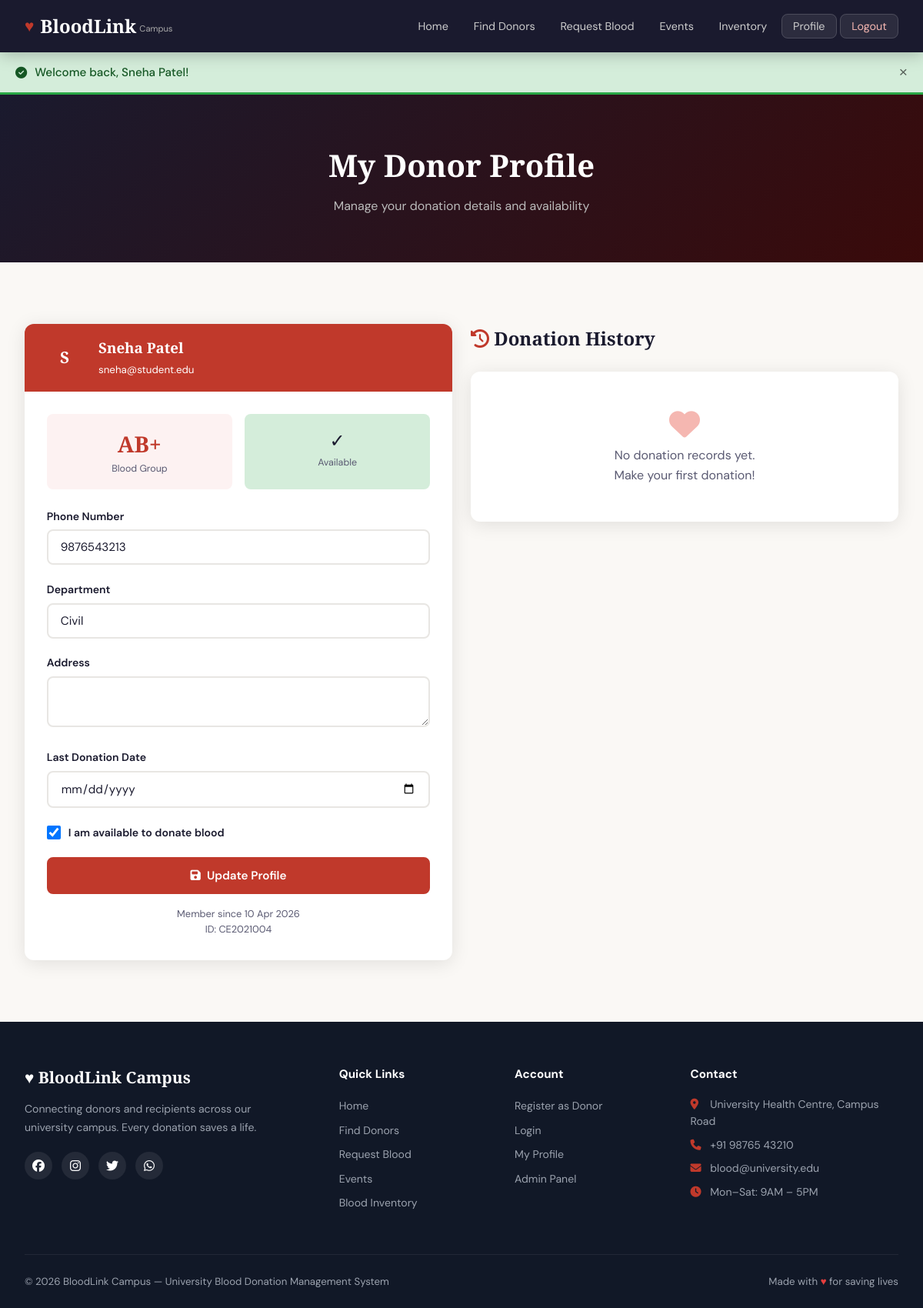
The app's page /donor/profile.php (signed in) with its own data.
### tables this page shows
CREATE TABLE IF NOT EXISTS users (
    id INT AUTO_INCREMENT PRIMARY KEY,
    full_name VARCHAR(100) NOT NULL,
    email VARCHAR(100) UNIQUE NOT NULL,
    password VARCHAR(255) NOT NULL,
    phone VARCHAR(15),
    blood_group ENUM('A+','A-','B+','B-','AB+','AB-','O+','O-') NOT NULL,
    age INT,
    gender ENUM('Male','Female','Other'),
    department VARCHAR(100),
    student_id VARCHAR(50),
    address TEXT,
    is_available TINYINT(1) DEFAULT 1,
    role ENUM('donor','admin') DEFAULT 'donor',
    last_donation DATE,
    profile_pic VARCHAR(255) DEFAULT 'default.png',
    created_at TIMESTAMP DEFAULT CURRENT_TIMESTAMP
);

### donor/profile.php (the view, shortened to what this page needs)
<?php
$db = getDB();
$user_id = $_SESSION['user_id'];
$user = $db->query("SELECT * FROM users WHERE id=$user_id")->fetch_assoc();
$donations = $db->query("SELECT d.*, br.blood_group, br.patient_name FROM donations d LEFT JOIN blood_requests br ON br.id=d.request_id WHERE d.donor_id=$user_id ORDER BY d.donation_date DESC");
include '../includes/header.php';
?>
<div class="page-hero">
    <h1>My Donor Profile</h1>
    <p>Manage your donation details and availability</p>
</div>
<section class="section">
    <div class="container">
        <div class="grid-2" style="align-items:start">
            <div>
                <div class="card">
                    <div class="card-header-strip" style="display:flex;align-items:center;gap:1rem">
                        <?php
                        $bg_class = 'blood-' . str_replace(['+','-'], ['-pos','-neg'], $user['blood_group']);
                        $initial = strtoupper(substr($user['full_name'], 0, 1));
                        ?>
                        <div class="donor-avatar <?php echo $bg_class; ?>" style="width:56px;height:56px;font-size:1.3rem;margin:0">
                            <?php echo $initial; ?>
                        </div>
                        <div>
                            <h3 style="font-family:var(--font-display)"><?php echo htmlspecialchars($user['full_name']); ?></h3>
                            <small><?php echo htmlspecialchars($user['email']); ?></small>
                        </div>
                    </div>
                    <div class="card-body">
                        <div style="display:flex;gap:1rem;margin-bottom:1.5rem;flex-wrap:wrap">
                            <div style="text-align:center;padding:1rem;background:var(--red-pale);border-radius:8px;flex:1">
                                <div style="font-family:var(--font-display);font-size:1.8rem;font-weight:900;color:var(--red)"><?php echo $user['blood_group']; ?></div>
                                <div style="font-size:0.78rem;color:var(--gray)">Blood Group</div>
                            </div>
                            <div style="text-align:center;padding:1rem;background:<?php echo $user['is_available'] ? '#d4edda' : '#f8d7da'; ?>;border-radius:8px;flex:1">
                                <div style="font-size:1.5rem"><?php echo $user['is_available'] ? '✓' : '✗'; ?></div>
                                <div style="font-size:0.78rem;color:var(--gray)"><?php echo $user['is_available'] ? 'Available' : 'Unavailable'; ?></div>
                            </div>
                        </div>
                        <form method="POST">
                            <div class="form-group">
                                <label>Phone Number</label>
                                <input type="tel" name="phone" class="form-control" value="<?php echo htmlspecialchars($user['phone'] ?? ''); ?>">
                            </div>
                            <div class="form-group">
                                <label>Department</label>
                                <input type="text" name="department" class="form-control" value="<?php echo htmlspecialchars($user['department'] ?? ''); ?>">
                            </div>
                            <div class="form-group">
                                <label>Address</label>
                                <textarea name="address" class="form-control" rows="2"><?php echo htmlspecialchars($user['address'] ?? ''); ?></textarea>
                            </div>
                            <div class="form-group">
                                <label>Last Donation Date</label>
                                <input type="date" name="last_donation" class="form-control" value="<?php echo $user['last_donation'] ?? ''; ?>" max="<?php echo date('Y-m-d'); ?>">
                            </div>
                            <div class="form-group" style="display:flex;align-items:center;gap:10px">
                                <input type="checkbox" name="is_available" id="is_available" <?php echo $user['is_available'] ? 'checked' : ''; ?> style="width:18px;height:18px">
                                <label for="is_available" style="margin:0">I am available to donate blood</label>
                            </div>
                            <button type="submit" class="btn btn-primary" style="width:100%;justify-content:center">
                                <i class="fas fa-save"></i> Update Profile
                            </button>
                        </form>
                        <div style="margin-top:1rem;text-align:center">
                            <div style="font-size:0.8rem;color:var(--gray)">Member since <?php echo date('d M Y', strtotime($user['created_at'])); ?></div>
                            <?php if($user['student_id']): ?><div style="font-size:0.8rem;color:var(--gray)">ID: <?php echo htmlspecialchars($user['student_id']); ?></div><?php endif; ?>
                        </div>
                    </div>
                </div>
            </div>
            <div>
                <h3 style="font-family:var(--font-display);font-size:1.5rem;margin-bottom:1.5rem">
                    <i class="fas fa-history" style="color:var(--red)"></i> Donation History
                </h3>
                <?php if ($donations->num_rows === 0): ?>
                <div style="text-align:center;padding:3rem;background:var(--white);border-radius:var(--radius);box-shadow:var(--shadow)">
                    <i class="fas fa-heart" style="font-size:2.5rem;color:var(--red-light);display:block;margin-bottom:0.5rem"></i>
                    <p style="color:var(--gray)">No donation records yet.<br>Make your first donation!</p>
                </div>
                <?php endif; ?>
            </div>
        </div>
    </div>
</section>
<?php include '../includes/footer.php'; ?>

### assets/css/style.css (style rules this page uses)
:root { --red: #c0392b; --red-dark: #922b21; --red-light: #f5b7b1; --red-pale: #fdf2f2; --gold: #d4a017; --ivory: #faf8f5; --charcoal: #1a1a2e; --gray: #5a5a72; --gray-light: #e8e6e3; --white: #ffffff; --shadow: 0 4px 24px rgba(0,0,0,0.10); --shadow-lg: 0 12px 40px rgba(192,57,43,0.15); --radius: 12px; --font-display: 'Playfair Display', Georgia, serif; --font-body: 'DM Sans', sans-serif; --transition: 0.3s cubic-bezier(0.4, 0, 0.2, 1); }
* { margin: 0; padding: 0; box-sizing: border-box; }
body { font-family: var(--font-body); background: var(--ivory); color: var(--charcoal); line-height: 1.6; min-height: 100vh; }
.btn { display: inline-flex; align-items: center; gap: 8px; padding: 12px 28px; border-radius: 8px; font-family: var(--font-body); font-size: 0.95rem; font-weight: 600; text-decoration: none; cursor: pointer; border: 2px solid transparent; transition: var(--transition); }
.btn-primary { background: var(--red); color: var(--white); border-color: var(--red); }
.section { padding: 80px 2rem; }
.container { max-width: 1200px; margin: 0 auto; }
.card { background: var(--white); border-radius: var(--radius); box-shadow: var(--shadow); overflow: hidden; transition: var(--transition); }
.card-body { padding: 1.8rem; }
.card-header-strip { background: var(--red); color: var(--white); padding: 1rem 1.5rem; }
.grid-2 { display: grid; grid-template-columns: repeat(auto-fit, minmax(300px, 1fr)); gap: 1.5rem; }
.donor-avatar { width: 80px; height: 80px; border-radius: 50%; margin: 0 auto 1rem; display: flex; align-items: center; justify-content: center; font-family: var(--font-display); font-size: 2rem; font-weight: 900; color: var(--white); }
.form-group { margin-bottom: 1.3rem; }
.form-group label { display: block; font-size: 0.88rem; font-weight: 600; color: var(--charcoal); margin-bottom: 6px; }
.form-control { width: 100%; padding: 11px 16px; border: 2px solid var(--gray-light); border-radius: 8px; font-family: var(--font-body); font-size: 0.95rem; background: var(--white); color: var(--charcoal); transition: var(--transition); outline: none; }
.page-hero { background: linear-gradient(135deg, var(--charcoal), #3a0a0a); color: var(--white); padding: 60px 2rem; text-align: center; }
.page-hero h1 { font-family: var(--font-display); font-size: 2.5rem; font-weight: 900; }
.page-hero p { color: #bbb; margin-top: 0.5rem; }

### records on screen
users: full_name "S", full_name "Sneha Patel", email "sneha@student.edu", blood_group "AB+", phone "9876543213", department "Civil", is_available "☑", created_at "10 Apr 2026", student "CE2021004"

### other values on screen
$flash['message'] "Welcome back, Sneha Patel!"
